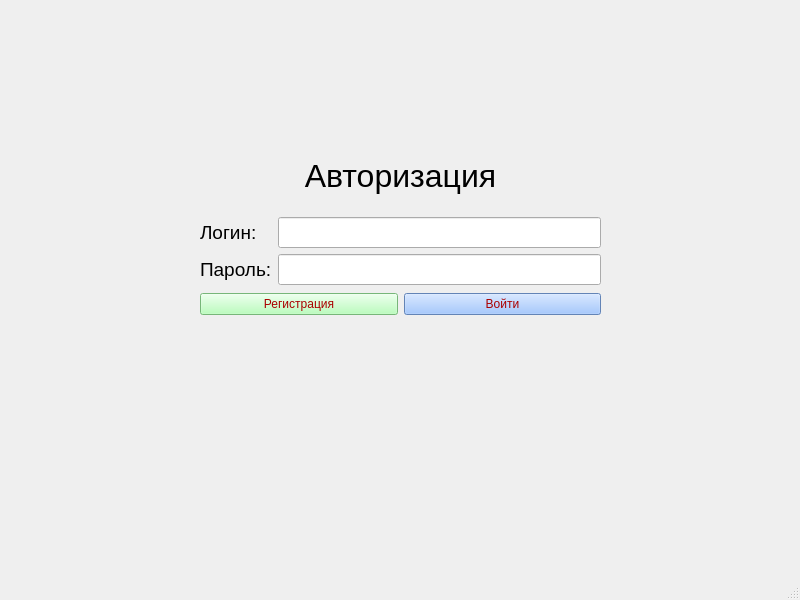
<?xml version="1.0" encoding="UTF-8"?>
<ui version="4.0">
 <class>MainWindow</class>
 <widget class="QMainWindow" name="MainWindow">
  <property name="geometry">
   <rect>
    <x>0</x>
    <y>0</y>
    <width>800</width>
    <height>600</height>
   </rect>
  </property>
  <property name="windowTitle">
   <string>MainWindow</string>
  </property>
  <widget class="QWidget" name="centralwidget">
   <widget class="QWidget" name="verticalLayoutWidget">
    <property name="geometry">
     <rect>
      <x>200</x>
      <y>140</y>
      <width>401</width>
      <height>175</height>
     </rect>
    </property>
    <layout class="QVBoxLayout" name="verticalLayout_3">
     <item>
      <widget class="QLabel" name="label">
       <property name="font">
        <font>
         <pointsize>24</pointsize>
        </font>
       </property>
       <property name="autoFillBackground">
        <bool>false</bool>
       </property>
       <property name="styleSheet">
        <string notr="true"/>
       </property>
       <property name="text">
        <string>Авторизация</string>
       </property>
       <property name="alignment">
        <set>Qt::AlignCenter</set>
       </property>
      </widget>
     </item>
     <item>
      <layout class="QFormLayout" name="formLayout">
       <item row="1" column="0">
        <widget class="QLabel" name="label_2">
         <property name="font">
          <font>
           <pointsize>14</pointsize>
          </font>
         </property>
         <property name="text">
          <string>Логин:</string>
         </property>
        </widget>
       </item>
       <item row="1" column="1">
        <widget class="QLineEdit" name="loginEdit">
         <property name="font">
          <font>
           <pointsize>14</pointsize>
          </font>
         </property>
        </widget>
       </item>
       <item row="2" column="0">
        <widget class="QLabel" name="label_3">
         <property name="font">
          <font>
           <pointsize>14</pointsize>
          </font>
         </property>
         <property name="text">
          <string>Пароль:</string>
         </property>
        </widget>
       </item>
       <item row="2" column="1">
        <widget class="QLineEdit" name="passwordEdit">
         <property name="font">
          <font>
           <pointsize>14</pointsize>
          </font>
         </property>
        </widget>
       </item>
      </layout>
     </item>
     <item>
      <layout class="QHBoxLayout" name="horizontalLayout_3">
       <item>
        <widget class="QPushButton" name="registButton">
         <property name="styleSheet">
          <string notr="true">color: rgb(170, 0, 0);
background-color: rgb(167, 255, 170);
font: 14pt &quot;Segoe UI&quot;;</string>
         </property>
         <property name="text">
          <string>Регистрация</string>
         </property>
        </widget>
       </item>
       <item>
        <widget class="QPushButton" name="loginButton">
         <property name="styleSheet">
          <string notr="true">background-color: rgb(139, 185, 255);
color: rgb(170, 0, 0);
font: 14pt &quot;Segoe UI&quot;;</string>
         </property>
         <property name="text">
          <string>Войти</string>
         </property>
        </widget>
       </item>
      </layout>
     </item>
    </layout>
   </widget>
  </widget>
  <widget class="QMenuBar" name="menubar">
   <property name="geometry">
    <rect>
     <x>0</x>
     <y>0</y>
     <width>800</width>
     <height>21</height>
    </rect>
   </property>
  </widget>
  <widget class="QStatusBar" name="statusbar"/>
 </widget>
 <resources/>
 <connections/>
</ui>
